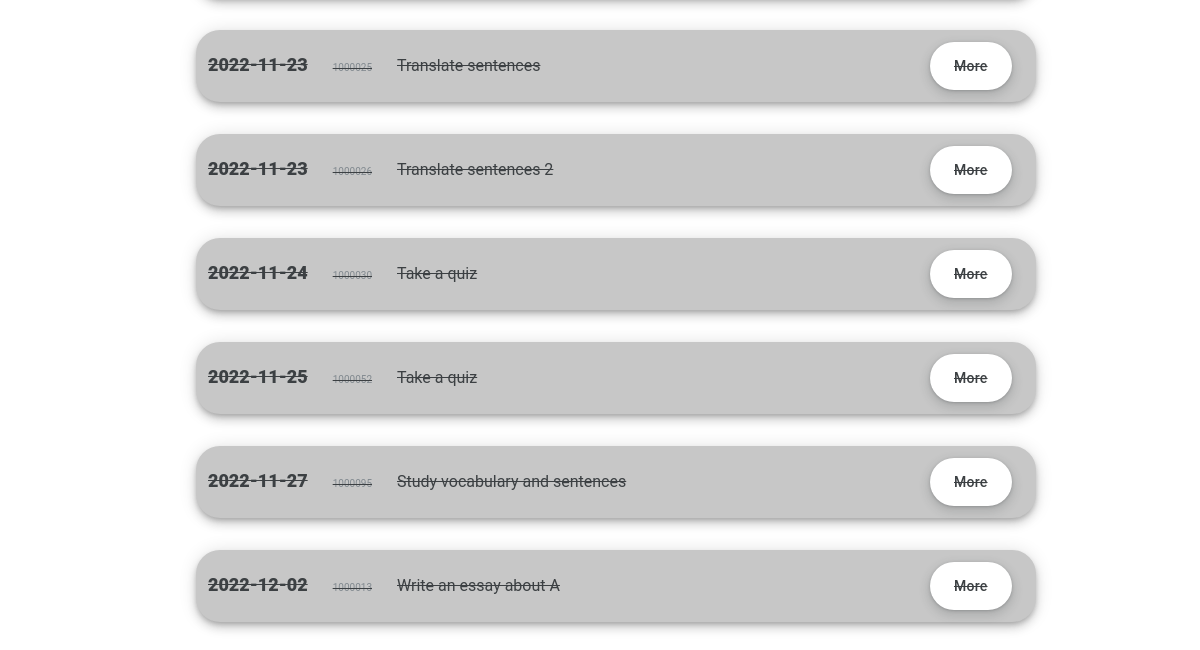
The page /assignments.html (signed in, lower part) on the database as committed earlier.
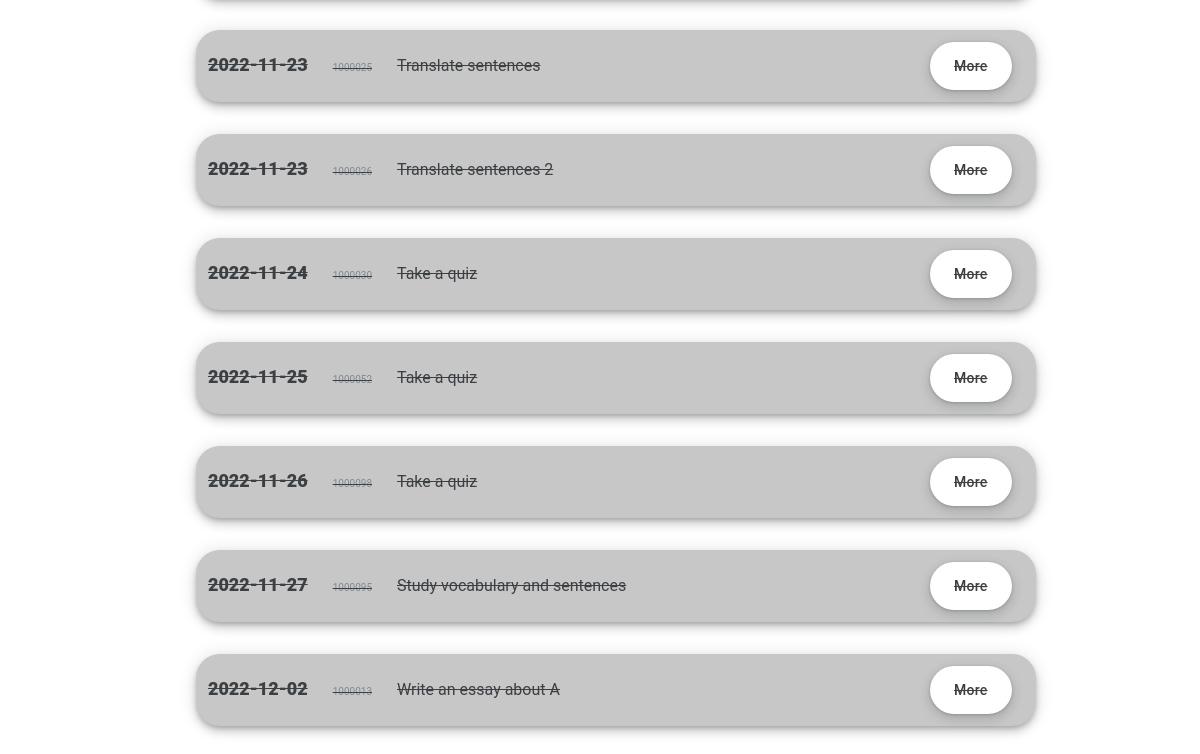
The same page on the database as committed later.
### nieszkolni_app/models.py (models this page shows)
class Curriculum(models.Model):
    item = models.IntegerField(primary_key=True)
    deadline_text = models.CharField(max_length=200, default="")
    deadline_number = models.IntegerField()
    name = models.CharField(max_length=200, default="")
    component_id = models.CharField(max_length=200, default="")
    component_type = models.CharField(max_length=200, default="")
    assignment_type = models.CharField(max_length=200, default="")
    title = models.CharField(max_length=200, default="")
    content = models.TextField(default="")
    matrix = models.CharField(max_length=200, default="")
    resources = models.TextField(default="")
    conditions = models.TextField(default="")
    status = models.CharField(max_length=200, default="uncompleted")
    completion_stamp = models.IntegerField(default=0)
    completion_date = models.IntegerField(default=0)
    submitting_user = models.CharField(max_length=200, default="")
    reference = models.IntegerField(default=0)

### nieszkolni_app/views.py (the view)
# urls.py: path('assignments.html', views.assignments, name="assignments"),
@login_required
def assignments(request):
    if request.user.is_authenticated:
        first_name = request.user.first_name
        last_name = request.user.last_name
        current_user = first_name + " " + last_name
        user_agent = get_user_agent(request)
        score = ActivityManager().calculate_points_this_week(current_user)
        if request.method == "POST":
            item = request.POST["item"]
            return render(request, "assignments.html", {"item": item})
        else:
            uncomplated_assignments = CurriculumManager().display_uncompleted_assignments(current_user)
            complated_assignments = CurriculumManager().display_completed_assignments(current_user)
            if user_agent.is_mobile:
                return render(request, "m_my_to_do_list.html", {
                    "uncomplated_assignments": uncomplated_assignments,
                    "complated_assignments": complated_assignments,
                    "score": score
                    })
            else:
                return render(request, "assignments.html", {
                    "uncomplated_assignments": uncomplated_assignments,
                    "complated_assignments": complated_assignments,
                    "score": score
                    })

### nieszkolni_folder/back_office_manager.py (called while the page is built)
    def display_option_by_command(self, command):
        with connection.cursor() as cursor:
            cursor.execute(f'''
                SELECT value
                FROM nieszkolni_app_option
                WHERE command = '{command}'
                ''')
            data = cursor.fetchone()
            return data

### nieszkolni_folder/curriculum_manager.py (called while the page is built)
    def assignments_from_to(self, client, start, end, status):
        start_number = TimeMachine().date_to_number(start)
        end_number = TimeMachine().date_to_number(end)
        with connection.cursor() as cursor:
            cursor.execute(f'''
                SELECT assignment_type
                FROM nieszkolni_app_curriculum
                WHERE status = '{status}'
                AND name = '{client}'
                AND deadline_number > '{start_number}'
                AND deadline_number <= '{end_number}'
                ''')
            assignments = cursor.fetchall()
            return assignments

### nieszkolni_folder/time_machine.py (called while the page is built)
    def today(self):
        return datetime.now().strftime(today_pattern)

    def today_number(self):
        today = self.today()
        today_number = self.date_to_number(today)
        return today_number

### nieszkolni_app/templates/assignments.html (shortened to what this page needs)
{% extends 'base.html' %}
{% block 'content' %}
{% load static %}
<div class="list_container">
	<ul class="list">
		{% for complated_assignment in complated_assignments %}
			<form action="{% url 'assignment' %}" method="POST">
				<li class="list_item list_item_complted list_item_crossed">
					<div class="list_content">{{ complated_assignment.1 }}</div>
					<div class="list_content_small">{{ complated_assignment.0 }}</div>
					<div class="list_content_inside">{{ complated_assignment.7 }}</div>
					<button type="submit" class="list_button button_main" name="go_to" value="assignment">More</button>
				</li>
			</form>
		{% endfor %}
	</ul>
</div>
{% endblock %}

Rows that differ between the two databases and show on the page:
added Curriculum: deadline_text "2022-11-26", item "1000098", title "Take a quiz"
